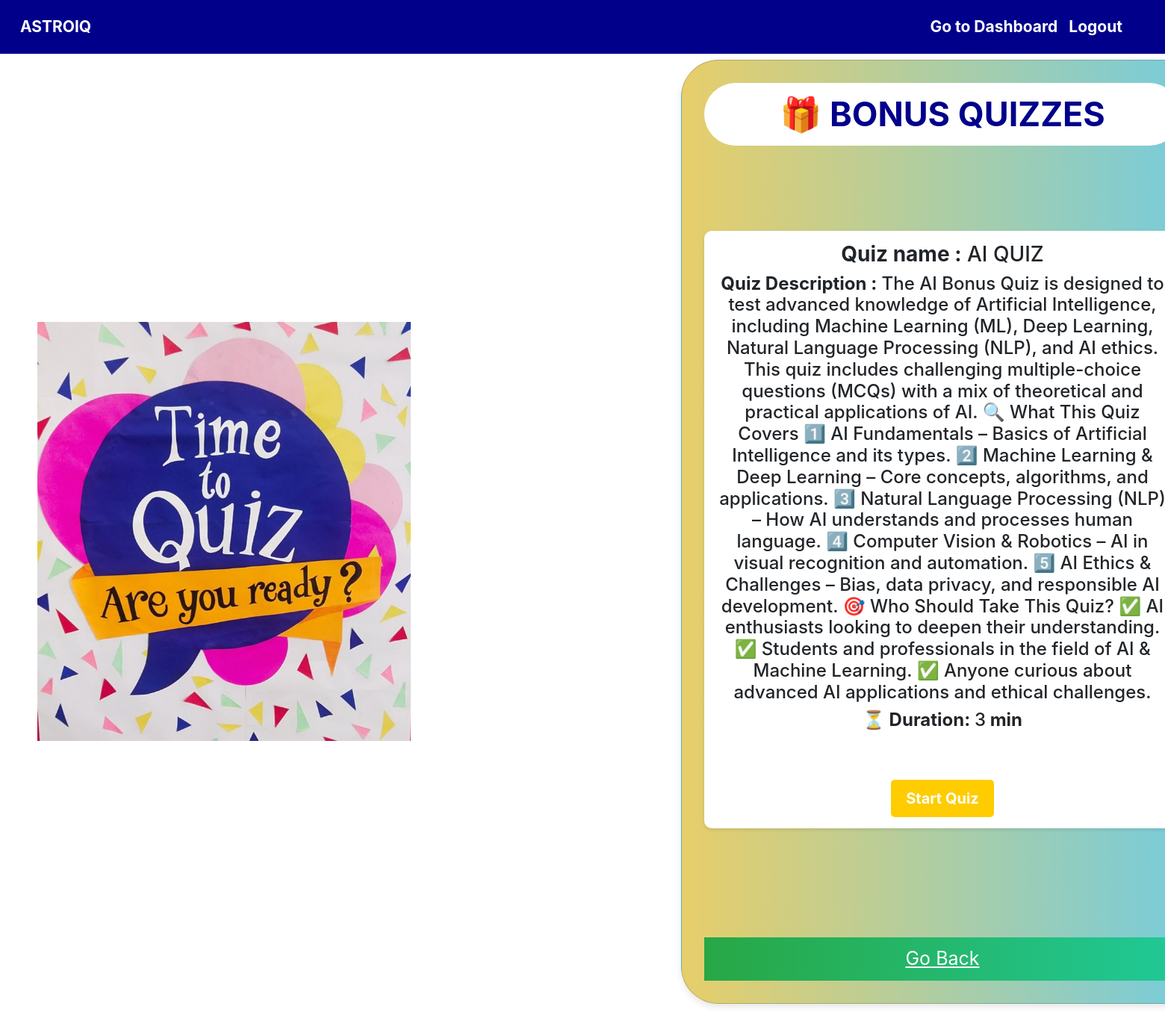
The page /bonus_quiz_list/admin (signed in) on the database its author committed.
### application/models.py (models this page shows)
class BonusQuiz(db.Model):
    id = db.Column(db.Integer, primary_key=True)
    name = db.Column(db.String(), nullable=False)
    description = db.Column(db.String(), nullable=True)
    date_of_quiz = db.Column(db.String(), nullable=False)
    time_duration = db.Column(db.Integer, nullable=False)  # Time limit in minutes
    reward_points = db.Column(db.Integer, default=0)  # Extra points for winning
    status = db.Column(db.String(), default="active")  # active/completed
    questions = db.relationship("BonusQuestion", backref="bonus_quiz")  # Link questions to bonus quiz
    scores = db.relationship("BonusScore", backref="bonus_quiz")  # Track user scores in bonus quizzes

### application/user.py (the view)
@app.route('/bonus_quiz_list/<string:username>')
def bonus_quiz_list(username):
    bonus_quizzes = BonusQuiz.query.filter_by(status="active").all()
    user = User.query.filter_by(username=username).first()
    if not user:
        return "User not found", 404
    return render_template("bonus/bonus_quiz_list.html", quizzes=bonus_quizzes, this_user=user)

### templates/bonus/bonus_quiz_list.html (shortened to what this page needs)
<!DOCTYPE html>
<html lang="en">
<head>
    <link href="https://cdn.jsdelivr.net/npm/bootstrap@5.3.0/dist/css/bootstrap.min.css" rel="stylesheet">
</head>
<body>
    <nav class="navbar navbar-expand-lg navbar-dark fixed-top">
        <div class="container-fluid">
            <a class="navbar-brand" href="/">AstroIQ</a>
            <div class="collapse navbar-collapse" id="navbarNav">
                <ul class="navbar-nav ms-auto">
                    <li class="nav-item">
                        <a href="/user_dashboard/{{ this_user.username }}">Go to Dashboard</a>
                    </li>
                    <li class="nav-item">
                        <a href="/logout">Logout</a>
                    </li>
                </ul>
            </div>
        </div>
    </nav>
    <div class="container">
        <div class="card">
            <h2 style="background-color: white; color:darkblue; padding:15px; border-radius:50px; text-transform:uppercase; font-weight:bold; font-size:45px;">🎁 Bonus Quizzes</h2>
            <br><br><br><br>
            <ul>
                {% for quiz in quizzes %}
                    <li class="list">
                        <h3><strong>Quiz name :</strong> {{ quiz.name }}</h3>
                        <h4><strong>Quiz Description :</strong> {{ quiz.description }}</h4>
                        <h4><strong>⏳ Duration: </strong>{{ quiz.time_duration }}<strong> min</strong></h4>
                        <br><br>
                        <a class="start" href="{{ url_for('start_bonus_quiz', quiz_id=quiz.id, username=this_user.username) }}">Start Quiz</a>
                    </li>
                {% endfor %}
            </ul>
            <br><br><br><br><br>
            <a class = "back-btn" href="/user_dashboard/{{ this_user.username }}">Go Back </a>
        </div>
    </div>
</body>
</html>

### templates/bonus/bonus_quiz_list.html (style rules this page uses)
body { font-family: 'Inter', sans-serif; color: #222; background-attachment: fixed; background-image: url(/static/images/user/bonus_quiz_list.jpg); background-repeat: no-repeat; background-position: 50px; background-size: 500px; }
.navbar { background-color: darkblue; padding: 15px; }
.navbar-brand { font-size: 25px; font-weight: bold; color: white; text-transform: uppercase; }
.navbar-nav { color: white; font-size: 20px; margin-right: 15px; transition: 0.3s; font-weight: bold; }
.navbar a { color: white; margin-right: 15px; text-decoration: none; font-size: 21px; }
.container { margin-top: 80px; margin-bottom: 80px; margin-left: 900px; }
.card { border-radius: 50px; padding: 30px; box-shadow: 0px 4px 10px rgba(0, 0, 0, 0.1); width: 700px; text-align: center; min-height: 700px; background: linear-gradient(to right, #e7ce6a, #74ccde); }
ul { list-style-type: none; padding: 0; }
.list { background: white; padding: 15px; border-radius: 10px; margin: 10px 0; box-shadow: 0px 2px 5px rgba(0, 0, 0, 0.1); }
.start { display: inline-block; margin-top: 10px; background: #ffcc00; color: white; padding: 10px 20px; text-decoration: none; border-radius: 5px; font-weight: bold; transition: 0.3s; font-size: 20px; }
.back-btn { background: linear-gradient(to right, #28a745, #20c997); color: white; border: none; transition: transform 0.2s, box-shadow 0.2s; font-size: 25px; padding: 10px; }

### rows shown on the page
BonusQuiz: name "AI QUIZ", description "The AI Bonus Quiz is designed to test advanced knowledge of Artificial Intelligence, including Machine Learning (ML), Deep Learning, Natural Language Processing (NLP), and AI ethics. This quiz includes challenging multiple-choice questions (MCQs) with a mix of theoretical and practical applications of AI. 🔍 What This Quiz Covers 1️⃣ AI Fundamentals – Basics of Artificial Intelligence and its types. 2️⃣ Machine Learning & Deep Learning – Core concepts, algorithms, and applications. 3️⃣ Natural Language Processing (NLP) – How AI understands and processes human language. 4️⃣ Computer Vision & Robotics – AI in visual recognition and automation. 5️⃣ AI Ethics & Challenges – Bias, data privacy,…", time_duration "3"
